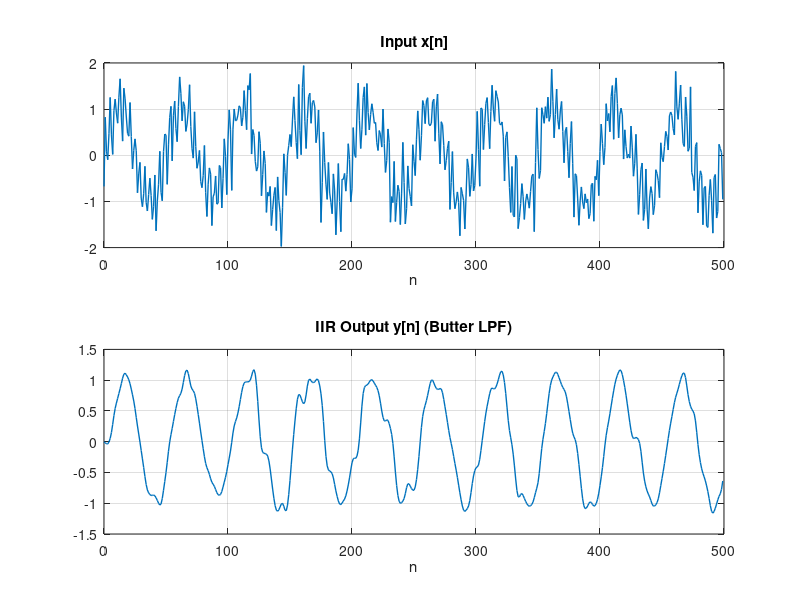
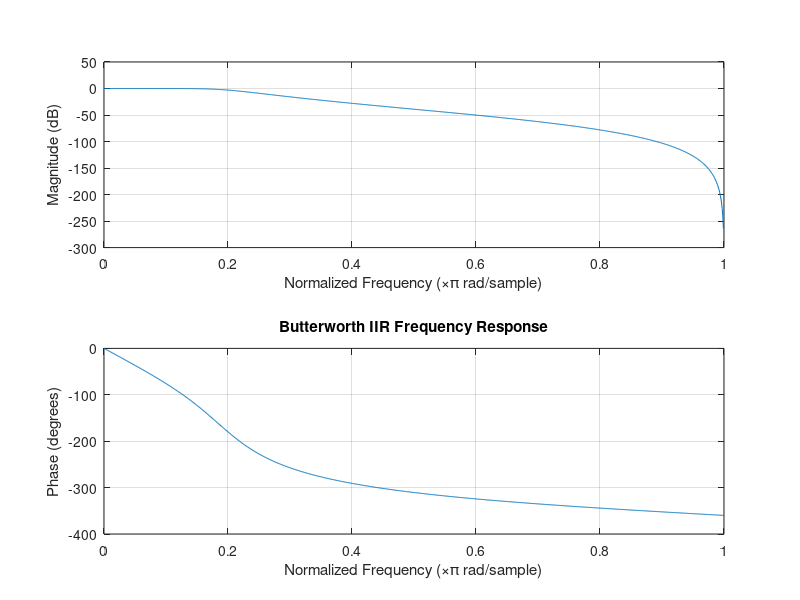

These figures' MATLAB source, in order:
%% 4) IIR Basics: Butterworth low-pass example
% IIR uses past outputs (recursive), efficient but must check stability.

clear; clc; close all;

fs = 1;             % normalized fs
fc = 0.1;           % normalized cutoff (0..0.5)
ord = 4;            % Butterworth order
[b,a] = butter(ord, fc/(fs/2));  % here fs/2 == 0.5; so Wn = fc/0.5 = 0.2

N = 500; n = 0:N-1;
x = sin(2*pi*0.02*n) + 0.5*sin(2*pi*0.25*n) + 0.3*randn(size(n)); % mix of low/high

y = filter(b, a, x);

figure;
subplot(2,1,1); plot(n, x, 'LineWidth', 1); grid on; title('Input x[n]'); xlabel('n');
subplot(2,1,2); plot(n, y, 'LineWidth', 1); grid on; title('IIR Output y[n] (Butter LPF)'); xlabel('n');

figure; freqz(b, a, 1024); title('Butterworth IIR Frequency Response');
